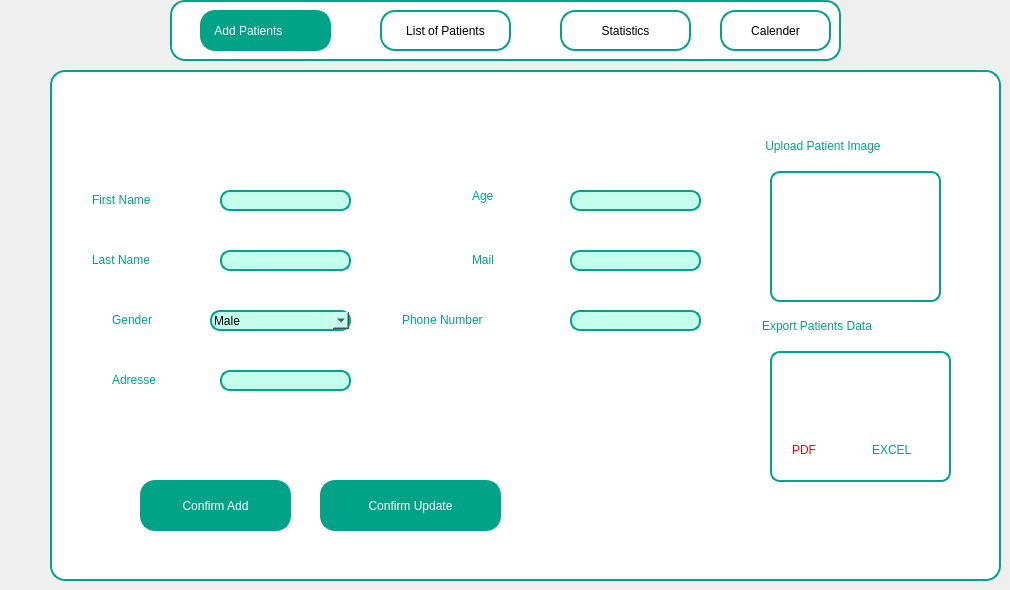
    <widget class="QWidget" name="page_2">
     <widget class="QFrame" name="frame_2">
      <property name="geometry">
       <rect>
        <x>50</x>
        <y>70</y>
        <width>951</width>
        <height>511</height>
       </rect>
      </property>
      <property name="styleSheet">
       <string notr="true">QFrame {
	background-color: rgb(202, 255, 193);
    background-color: white;
    width: 10px;
    border: 2px solid #00a388;
    border-radius: 15px;
}</string>
      </property>
      <property name="frameShape">
       <enum>QFrame::NoFrame</enum>
      </property>
      <widget class="QLineEdit" name="lineEdit_39">
       <property name="geometry">
        <rect>
         <x>40</x>
         <y>120</y>
         <width>111</width>
         <height>20</height>
        </rect>
       </property>
       <property name="styleSheet">
        <string notr="true">QLineEdit{
	 color:#00a388;
	font: 700 12pt &quot;Segoe UI&quot;;
	
	;
}</string>
       </property>
       <property name="text">
        <string>First Name</string>
       </property>
       <property name="frame">
        <bool>false</bool>
       </property>
       <property name="readOnly">
        <bool>true</bool>
       </property>
      </widget>
      <widget class="QLineEdit" name="lineEdit_40">
       <property name="geometry">
        <rect>
         <x>40</x>
         <y>180</y>
         <width>111</width>
         <height>20</height>
        </rect>
       </property>
       <property name="styleSheet">
        <string notr="true">QLineEdit{
	 color:#00a388;
	font: 700 12pt &quot;Segoe UI&quot;;
	
	;
}</string>
       </property>
       <property name="text">
        <string>Last Name</string>
       </property>
       <property name="frame">
        <bool>false</bool>
       </property>
       <property name="readOnly">
        <bool>true</bool>
       </property>
      </widget>
      <widget class="QLineEdit" name="lineEdit_41">
       <property name="geometry">
        <rect>
         <x>60</x>
         <y>240</y>
         <width>111</width>
         <height>20</height>
        </rect>
       </property>
       <property name="styleSheet">
        <string notr="true">QLineEdit{
	 color:#00a388;
	font: 700 12pt &quot;Segoe UI&quot;;
	
	;
}</string>
       </property>
       <property name="text">
        <string>Gender</string>
       </property>
       <property name="frame">
        <bool>false</bool>
       </property>
       <property name="readOnly">
        <bool>true</bool>
       </property>
      </widget>
      <widget class="QLineEdit" name="prnom">
       <property name="geometry">
        <rect>
         <x>170</x>
         <y>120</y>
         <width>131</width>
         <height>21</height>
        </rect>
       </property>
       <property name="styleSheet">
        <string notr="true">QLineEdit {
	background-color: rgb(196, 255, 238);
    border: 2px solid  #00a388;; /* Bordure rose */
    border-radius: 10px; /* Coins arrondis */
    padding: 2px;
}</string>
       </property>
      </widget>
      <widget class="QLineEdit" name="nom">
       <property name="geometry">
        <rect>
         <x>170</x>
         <y>180</y>
         <width>131</width>
         <height>21</height>
        </rect>
       </property>
       <property name="styleSheet">
        <string notr="true">QLineEdit {
	background-color: rgb(196, 255, 238);
    border: 2px solid  #00a388;; /* Bordure rose */
    border-radius: 10px; /* Coins arrondis */
    padding: 2px;
}</string>
       </property>
      </widget>
      <widget class="QLineEdit" name="lineEdit_51">
       <property name="geometry">
        <rect>
         <x>680</x>
         <y>60</y>
         <width>241</width>
         <height>31</height>
        </rect>
       </property>
       <property name="styleSheet">
        <string notr="true">QLineEdit{
	 color:#00a388;
	font: 700 12pt &quot;Segoe UI&quot;;
	
	;
}</string>
       </property>
       <property name="text">
        <string>          Upload Patient Image</string>
       </property>
       <property name="frame">
        <bool>false</bool>
       </property>
      </widget>
      <widget class="QLineEdit" name="lineEdit_52">
       <property name="geometry">
        <rect>
         <x>720</x>
         <y>101</y>
         <width>171</width>
         <height>131</height>
        </rect>
       </property>
       <property name="styleSheet">
        <string notr="true">QLineEdit {
	background-color:white;
    border: 2px solid  #00a388;; /* Bordure rose */
    border-radius: 10px; /* Coins arrondis */
    padding: 2px;
}</string>
       </property>
      </widget>
      <widget class="QLabel" name="label_37">
       <property name="geometry">
        <rect>
         <x>750</x>
         <y>121</y>
         <width>101</width>
         <height>91</height>
        </rect>
       </property>
       <property name="styleSheet">
        <string notr="true">border-color: rgb(255, 255, 255);</string>
       </property>
       <property name="text">
        <string/>
       </property>
       <property name="pixmap">
        <pixmap>../pharmasoin/image icon/97ec0abf-3ba8-4ee5-99f5-cf02780b30aa.jpg</pixmap>
       </property>
       <property name="scaledContents">
        <bool>true</bool>
       </property>
      </widget>
      <widget class="QLineEdit" name="lineEdit_53">
       <property name="geometry">
        <rect>
         <x>710</x>
         <y>240</y>
         <width>221</width>
         <height>31</height>
        </rect>
       </property>
       <property name="styleSheet">
        <string notr="true">QLineEdit{
	 color:#00a388;
	font: 700 12pt &quot;Segoe UI&quot;;
	
	;
}</string>
       </property>
       <property name="text">
        <string>Export Patients Data </string>
       </property>
       <property name="frame">
        <bool>false</bool>
       </property>
      </widget>
      <widget class="QLineEdit" name="lineEdit_54">
       <property name="geometry">
        <rect>
         <x>720</x>
         <y>281</y>
         <width>181</width>
         <height>131</height>
        </rect>
       </property>
       <property name="styleSheet">
        <string notr="true">QLineEdit {
	background-color:white;
    border: 2px solid  #00a388;; /* Bordure rose */
    border-radius: 10px; /* Coins arrondis */
    padding: 2px;
}</string>
       </property>
      </widget>
      <widget class="QPushButton" name="modifier">
       <property name="geometry">
        <rect>
         <x>270</x>
         <y>410</y>
         <width>181</width>
         <height>51</height>
        </rect>
       </property>
       <property name="styleSheet">
        <string notr="true">QPushButton {
    background-color: #00a388; /* Green background */
    color: white; /* Text color */
    font: 700 12pt &quot;Segoe UI&quot;; /* Font style */
    border: 2px solid #00a388; /* Green border */
    border-radius: 15px; /* Rounded corners */
    padding: 8px;
}
</string>
       </property>
       <property name="text">
        <string>Confirm Update</string>
       </property>
      </widget>
      <widget class="QPushButton" name="ajouter">
       <property name="geometry">
        <rect>
         <x>90</x>
         <y>410</y>
         <width>151</width>
         <height>51</height>
        </rect>
       </property>
       <property name="styleSheet">
        <string notr="true">QPushButton {
    background-color: #00a388; /* Green background */
    color: white; /* Text color */
    font: 700 12pt &quot;Segoe UI&quot;; /* Font style */
    border: 2px solid #00a388; /* Green border */
    border-radius: 15px; /* Rounded corners */
    padding: 8px;
}
</string>
       </property>
       <property name="text">
        <string>Confirm Add</string>
       </property>
      </widget>
      <widget class="QLineEdit" name="cin">
       <property name="geometry">
        <rect>
         <x>740</x>
         <y>200</y>
         <width>131</width>
         <height>21</height>
        </rect>
       </property>
       <property name="styleSheet">
        <string notr="true">QLineEdit {
	background-color: rgb(196, 255, 238);
    border: 2px solid  #00a388;; /* Bordure rose */
    border-radius: 10px; /* Coins arrondis */
    padding: 2px;
}</string>
       </property>
      </widget>
      <widget class="QLineEdit" name="adresse">
       <property name="geometry">
        <rect>
         <x>170</x>
         <y>300</y>
         <width>131</width>
         <height>21</height>
        </rect>
       </property>
       <property name="styleSheet">
        <string notr="true">QLineEdit {
	background-color: rgb(196, 255, 238);
    border: 2px solid  #00a388;; /* Bordure rose */
    border-radius: 10px; /* Coins arrondis */
    padding: 2px;
}</string>
       </property>
      </widget>
      <widget class="QLineEdit" name="nbrphone">
       <property name="geometry">
        <rect>
         <x>520</x>
         <y>240</y>
         <width>131</width>
         <height>21</height>
        </rect>
       </property>
       <property name="styleSheet">
        <string notr="true">QLineEdit {
	background-color: rgb(196, 255, 238);
    border: 2px solid  #00a388;; /* Bordure rose */
    border-radius: 10px; /* Coins arrondis */
    padding: 2px;
}</string>
       </property>
      </widget>
      <widget class="QLineEdit" name="lineEdit_73">
       <property name="geometry">
        <rect>
         <x>60</x>
         <y>300</y>
         <width>91</width>
         <height>20</height>
        </rect>
       </property>
       <property name="styleSheet">
        <string notr="true">QLineEdit{
	 color:#00a388;
	font: 700 12pt &quot;Segoe UI&quot;;
	
	;
}</string>
       </property>
       <property name="text">
        <string>Adresse</string>
       </property>
       <property name="frame">
        <bool>false</bool>
       </property>
       <property name="readOnly">
        <bool>true</bool>
       </property>
      </widget>
      <widget class="QLineEdit" name="lineEdit_44">
       <property name="geometry">
        <rect>
         <x>350</x>
         <y>240</y>
         <width>151</width>
         <height>20</height>
        </rect>
       </property>
       <property name="styleSheet">
        <string notr="true">QLineEdit{
	 color:#00a388;
	font: 700 12pt &quot;Segoe UI&quot;;
	
	;
}</string>
       </property>
       <property name="text">
        <string>Phone Number</string>
       </property>
       <property name="frame">
        <bool>false</bool>
       </property>
       <property name="readOnly">
        <bool>true</bool>
       </property>
      </widget>
      <widget class="QLineEdit" name="mail">
       <property name="geometry">
        <rect>
         <x>520</x>
         <y>180</y>
         <width>131</width>
         <height>21</height>
        </rect>
       </property>
       <property name="styleSheet">
        <string notr="true">QLineEdit {
	background-color: rgb(196, 255, 238);
    border: 2px solid  #00a388;; /* Bordure rose */
    border-radius: 10px; /* Coins arrondis */
    padding: 2px;
}</string>
       </property>
      </widget>
      <widget class="QLineEdit" name="age">
       <property name="geometry">
        <rect>
         <x>520</x>
         <y>120</y>
         <width>131</width>
         <height>21</height>
        </rect>
       </property>
       <property name="styleSheet">
        <string notr="true">QLineEdit {
	background-color: rgb(196, 255, 238);
    border: 2px solid  #00a388;; /* Bordure rose */
    border-radius: 10px; /* Coins arrondis */
    padding: 2px;
}</string>
       </property>
      </widget>
      <widget class="QLineEdit" name="lineEdit_43">
       <property name="geometry">
        <rect>
         <x>420</x>
         <y>180</y>
         <width>51</width>
         <height>20</height>
        </rect>
       </property>
       <property name="styleSheet">
        <string notr="true">QLineEdit{
	 color:#00a388;
	font: 700 12pt &quot;Segoe UI&quot;;
	
	;
}</string>
       </property>
       <property name="text">
        <string>Mail</string>
       </property>
       <property name="frame">
        <bool>false</bool>
       </property>
       <property name="readOnly">
        <bool>true</bool>
       </property>
      </widget>
      <widget class="QLineEdit" name="lineEdit_42">
       <property name="geometry">
        <rect>
         <x>420</x>
         <y>110</y>
         <width>51</width>
         <height>31</height>
        </rect>
       </property>
       <property name="styleSheet">
        <string notr="true">QLineEdit{
	 color:#00a388;
	font: 700 12pt &quot;Segoe UI&quot;;
	
	;
}</string>
       </property>
       <property name="text">
        <string>Age</string>
       </property>
       <property name="frame">
        <bool>false</bool>
       </property>
       <property name="readOnly">
        <bool>true</bool>
       </property>
      </widget>
      <widget class="QPushButton" name="pdf">
       <property name="geometry">
        <rect>
         <x>720</x>
         <y>290</y>
         <width>81</width>
         <height>81</height>
        </rect>
       </property>
       <property name="styleSheet">
        <string notr="true">QPushButton {
	border-image: url(:/resource/icon/pdf.png);
color: white;
background-color:transparent;
    border: 1px solid transparent;
    border-radius: 10px;
    padding: 10px 20px;
    font-weight: bold;
    font-family: Calibri, sans-serif;
}</string>
       </property>
       <property name="text">
        <string/>
       </property>
      </widget>
      <widget class="QPushButton" name="excel">
       <property name="geometry">
        <rect>
         <x>810</x>
         <y>300</y>
         <width>71</width>
         <height>71</height>
        </rect>
       </property>
       <property name="styleSheet">
        <string notr="true">QPushButton {
	border-image: url(:/resource/icon/excel-logo-8033473_960_720-removebg-preview.png);
color: white;
background-color:transparent;
    border: 1px solid transparent;
    border-radius: 10px;
    padding: 10px 20px;
    font-weight: bold;
    font-family: Calibri, sans-serif;
}</string>
       </property>
       <property name="text">
        <string/>
       </property>
      </widget>
      <widget class="QLineEdit" name="lineEdit_74">
       <property name="geometry">
        <rect>
         <x>820</x>
         <y>370</y>
         <width>71</width>
         <height>20</height>
        </rect>
       </property>
       <property name="styleSheet">
        <string notr="true">QLineEdit{
	 color:#00a388;
	font: 700 12pt &quot;Segoe UI&quot;;
	
	;
}</string>
       </property>
       <property name="text">
        <string>EXCEL</string>
       </property>
       <property name="frame">
        <bool>false</bool>
       </property>
       <property name="readOnly">
        <bool>true</bool>
       </property>
      </widget>
      <widget class="QLineEdit" name="lineEdit_45">
       <property name="geometry">
        <rect>
         <x>740</x>
         <y>370</y>
         <width>51</width>
         <height>20</height>
        </rect>
       </property>
       <property name="styleSheet">
        <string notr="true">QLineEdit {
    color: #FF0000;
    font: 700 12pt &quot;Segoe UI&quot;;
}
</string>
       </property>
       <property name="text">
        <string>PDF</string>
       </property>
       <property name="frame">
        <bool>false</bool>
       </property>
       <property name="readOnly">
        <bool>true</bool>
       </property>
      </widget>
      <widget class="QComboBox" name="comboBox_2">
       <property name="geometry">
        <rect>
         <x>160</x>
         <y>240</y>
         <width>141</width>
         <height>21</height>
        </rect>
       </property>
       <property name="styleSheet">
        <string notr="true">QComboBox {
    background-color: rgb(196, 255, 238); /* Same background color */
    border: 2px solid #00a388; /* Green border */
    border-radius: 10px; /* Rounded corners */
    padding: 2px;
}
</string>
       </property>
       <item>
        <property name="text">
         <string>Male</string>
        </property>
       </item>
       <item>
        <property name="text">
         <string>Female</string>
        </property>
       </item>
      </widget>
      <zorder>cin</zorder>
      <zorder>lineEdit_39</zorder>
      <zorder>lineEdit_40</zorder>
      <zorder>lineEdit_41</zorder>
      <zorder>prnom</zorder>
      <zorder>nom</zorder>
      <zorder>lineEdit_51</zorder>
      <zorder>lineEdit_52</zorder>
      <zorder>label_37</zorder>
      <zorder>lineEdit_53</zorder>
      <zorder>lineEdit_54</zorder>
      <zorder>modifier</zorder>
      <zorder>ajouter</zorder>
      <zorder>adresse</zorder>
      <zorder>nbrphone</zorder>
      <zorder>lineEdit_73</zorder>
      <zorder>lineEdit_44</zorder>
      <zorder>mail</zorder>
      <zorder>age</zorder>
      <zorder>lineEdit_43</zorder>
      <zorder>lineEdit_42</zorder>
      <zorder>pdf</zorder>
      <zorder>excel</zorder>
      <zorder>lineEdit_74</zorder>
      <zorder>lineEdit_45</zorder>
      <zorder>comboBox_2</zorder>
     </widget>
     <widget class="QFrame" name="frame_3">
      <property name="geometry">
       <rect>
        <x>170</x>
        <y>0</y>
        <width>671</width>
        <height>61</height>
       </rect>
      </property>
      <property name="styleSheet">
       <string notr="true">QFrame {
    background-color: white;
    width: 10px;
    border: 2px solid #00a388;
    border-radius: 15px;
}</string>
      </property>
      <property name="frameShape">
       <enum>QFrame::NoFrame</enum>
      </property>
      <widget class="QLabel" name="label_29">
       <property name="geometry">
        <rect>
         <x>180</x>
         <y>10</y>
         <width>41</width>
         <height>41</height>
        </rect>
       </property>
       <property name="styleSheet">
        <string notr="true">border-color: rgb(255, 255, 255);</string>
       </property>
       <property name="text">
        <string/>
       </property>
       <property name="pixmap">
        <pixmap>../pharmasoin/image icon/liste.png</pixmap>
       </property>
       <property name="scaledContents">
        <bool>true</bool>
       </property>
      </widget>
      <widget class="QLabel" name="label_30">
       <property name="geometry">
        <rect>
         <x>220</x>
         <y>10</y>
         <width>131</width>
         <height>20</height>
        </rect>
       </property>
       <property name="styleSheet">
        <string notr="true">QFrame {
	background-color: white;
    width: 10px;
    border: 2px solid white;
    border-radius: 15px;
}
QLabel{
	
	font: 700 10pt &quot;Segoe UI&quot;;
	color: black;
}
</string>
       </property>
       <property name="text">
        <string/>
       </property>
      </widget>
      <widget class="QLabel" name="label_34">
       <property name="geometry">
        <rect>
         <x>360</x>
         <y>10</y>
         <width>41</width>
         <height>41</height>
        </rect>
       </property>
       <property name="styleSheet">
        <string notr="true">border-color: rgb(255, 255, 255);</string>
       </property>
       <property name="text">
        <string/>
       </property>
       <property name="pixmap">
        <pixmap>../pharmasoin/image icon/5875.jpg</pixmap>
       </property>
       <property name="scaledContents">
        <bool>true</bool>
       </property>
      </widget>
      <widget class="QLabel" name="label_35">
       <property name="geometry">
        <rect>
         <x>510</x>
         <y>10</y>
         <width>41</width>
         <height>41</height>
        </rect>
       </property>
       <property name="styleSheet">
        <string notr="true">border-color: rgb(255, 255, 255);</string>
       </property>
       <property name="text">
        <string/>
       </property>
       <property name="pixmap">
        <pixmap>../pharmasoin/image icon/Calendar Green app icon.jpeg</pixmap>
       </property>
       <property name="scaledContents">
        <bool>true</bool>
       </property>
      </widget>
      <widget class="QLabel" name="label_31">
       <property name="geometry">
        <rect>
         <x>30</x>
         <y>10</y>
         <width>131</width>
         <height>41</height>
        </rect>
       </property>
       <property name="styleSheet">
        <string notr="true">QFrame {
	background-color: #00a388;
    width: 10px;
    border: 2px solid #00a388;
    border-radius: 15px;
}
QLabel{
	
	font: 700 9pt &quot;Segoe UI&quot;;
	color: rgb(255, 255, 255);
}
</string>
       </property>
       <property name="text">
        <string>   Add Patients</string>
       </property>
      </widget>
      <widget class="QLabel" name="label_32">
       <property name="geometry">
        <rect>
         <x>10</x>
         <y>10</y>
         <width>16</width>
         <height>41</height>
        </rect>
       </property>
       <property name="styleSheet">
        <string notr="true">border-color: rgb(255, 255, 255);
border: 4px solid white;</string>
       </property>
       <property name="text">
        <string/>
       </property>
       <property name="pixmap">
        <pixmap>../pharmasoin/image icon/plusclient.png</pixmap>
       </property>
       <property name="scaledContents">
        <bool>true</bool>
       </property>
       <property name="wordWrap">
        <bool>false</bool>
       </property>
      </widget>
      <widget class="QPushButton" name="ajouter_4">
       <property name="geometry">
        <rect>
         <x>210</x>
         <y>10</y>
         <width>131</width>
         <height>41</height>
        </rect>
       </property>
       <property name="styleSheet">
        <string notr="true">QPushButton {
    background-color: white; /* White background */
    color: black; /* Black text color */
    font: 700 9pt &quot;Segoe UI&quot;; /* Font style */
    border: 2px solid #00a388; /* Green border */
    border-radius: 15px; /* Rounded corners */
    padding: 8px;
}
</string>
       </property>
       <property name="text">
        <string>List of Patients</string>
       </property>
      </widget>
      <widget class="QPushButton" name="ajouter_9">
       <property name="geometry">
        <rect>
         <x>550</x>
         <y>10</y>
         <width>111</width>
         <height>41</height>
        </rect>
       </property>
       <property name="styleSheet">
        <string notr="true">QPushButton {
    background-color: white; /* White background */
    color: black; /* Black text color */
    font: 700 9pt &quot;Segoe UI&quot;; /* Font style */
    border: 2px solid #00a388; /* Green border */
    border-radius: 15px; /* Rounded corners */
    padding: 8px;
}
</string>
       </property>
       <property name="text">
        <string>Calender</string>
       </property>
      </widget>
      <widget class="QPushButton" name="gostat2">
       <property name="geometry">
        <rect>
         <x>390</x>
         <y>10</y>
         <width>131</width>
         <height>41</height>
        </rect>
       </property>
       <property name="styleSheet">
        <string notr="true">QPushButton {
    background-color: white; /* White background */
    color: black; /* Black text color */
    font: 700 9pt &quot;Segoe UI&quot;; /* Font style */
    border: 2px solid #00a388; /* Green border */
    border-radius: 15px; /* Rounded corners */
    padding: 8px;
}
</string>
       </property>
       <property name="text">
        <string>Statistics</string>
       </property>
      </widget>
     </widget>
    </widget>
